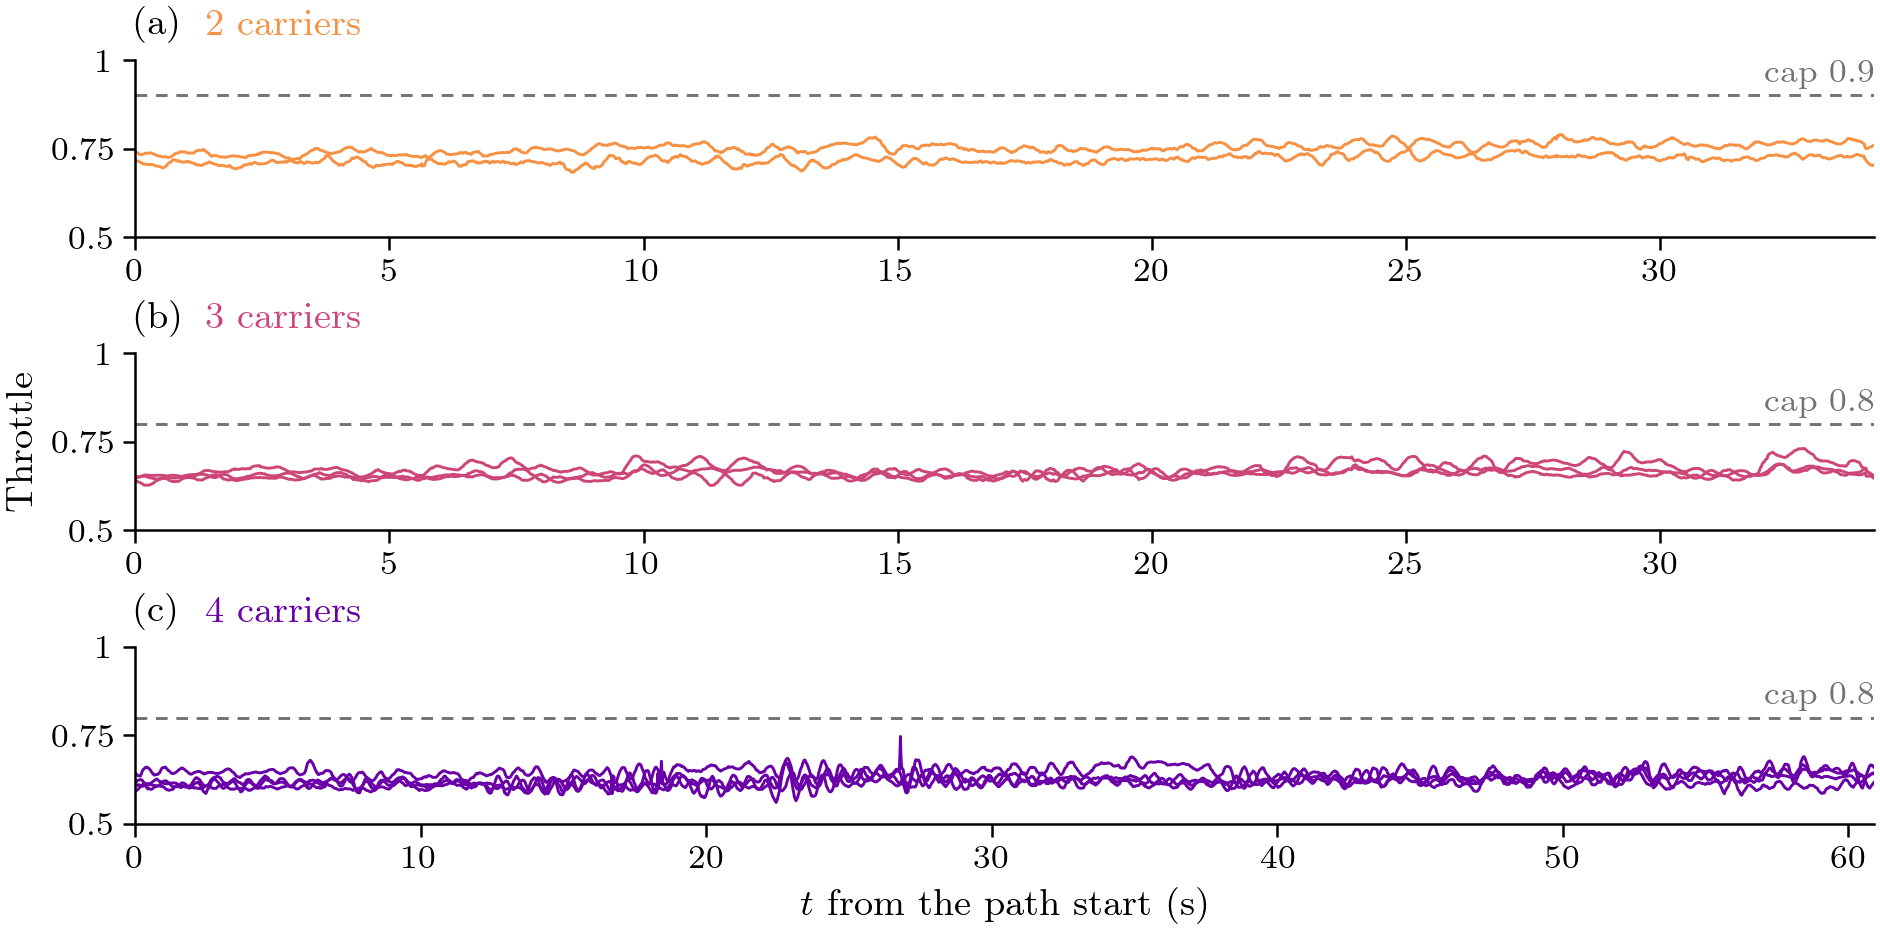

Generate this figure with Python:
#!/usr/bin/env python3
"""Each carrier's throttle against its cap on the rig's figure-8, with 2, 3 and 4 carriers.

Message: no carrier reached its cap. A carrier of four flew at about 0.62 (cap 0.8), of three at about 0.66 (cap 0.8);
the pair flew at 0.72-0.75 with its cap raised to 0.9, so the pair has the least margin: the default 0.8 cap would
have left 0.01-0.05.
Two designs (Wesley picks):
  fig_throttle_box   one row per carrier, grouped by fleet size, in its colour: the throttle's spread (box: quartiles,
                     whiskers 5-95 %, the peak as a dot) against the cap (grey dashed tick).
  fig_throttle       (a-c) one panel per fleet size: each carrier's throttle in time, in its fleet colour, and the cap.
Throttle: the tracker's thr_out, the command sent to the flight controller (the thrust offset and the battery term
included), over the scored path (n2_bands' window). Cap: the tracker's throttle_max (params.json).
"""
import glob
import json
import os
import sys

import numpy as np

sys.path.insert(0, os.path.dirname(os.path.abspath(__file__)))
import best_style as S  # noqa: E402
import best_data as B  # noqa: E402


def throttle(n):
    f = B.Flight(B.RIG_BEST[('figure-8', n)])
    s = B.path_parts(f)
    w0, w1 = s['window']
    cap = json.load(open(glob.glob(os.path.join(f.logs, 'logs', 'tracker', 'drone0_*', 'params.json'))[0]))['throttle_max']
    out = []
    for i, d in f.trackers().items():
        m = (d.t >= w0) & (d.t <= w1)
        out.append((d.t[m].to_numpy() - w0, d.thr_out[m].to_numpy()))
    return out, float(cap)


def main():
    data = {n: throttle(n) for n in (2, 3, 4)}
    for n, (tr, cap) in data.items():
        print(n, 'cap', cap, ' '.join(f'd{i}: med {np.median(x):.3f} max {np.max(x):.3f}' for i, (_, x) in enumerate(tr)))

    S.setup()
    fig = S.figure('full', 3.1)
    axs = fig.subplots(3, 1, sharey=True)
    for ax, n in zip(axs, (2, 3, 4)):
        tr, cap = data[n]
        for t, x in tr:
            ax.plot(t, x, color=S.FLEET_COLOUR[n], lw=S.LW_CTX)
        S.ref_line(ax, cap, f'cap {cap:.1f}', x=1.0, ha='right', va='bottom')
        ax.set_xlim(0, max(t[-1] for t, _ in tr))
        S.fleet_panel(ax, chr(ord('a') + n - 2), n)
    axs[0].set_ylim(0.5, 1.0)
    axs[0].set_yticks([0.5, 0.75, 1.0])
    axs[1].set_ylabel('Throttle')
    axs[2].set_xlabel(r'$t$ from the path start (s)')
    fig.align_ylabels(axs)
    S.g_ticks(*axs, which='y')
    S.save(fig, 'fig_throttle')

    from matplotlib.patches import Rectangle
    S.setup()
    fig = S.figure('full', 2.3)
    ax = fig.subplots()
    y, ticks, labels = 0.0, [], []
    for n in (2, 3, 4):
        tr, cap = data[n]
        c = S.FLEET_COLOUR[n]
        ys = []
        for i, (_, x) in enumerate(tr):
            p5, q1, med, q3, p95 = np.percentile(x, [5, 25, 50, 75, 95])
            ax.plot([p5, q1], [y, y], color=c, lw=S.LW_CTX)
            ax.plot([q3, p95], [y, y], color=c, lw=S.LW_CTX)
            ax.add_patch(Rectangle((q1, y - 0.3), q3 - q1, 0.6, fc=S.tint(c, 0.3), ec=c, lw=S.LW_CTX))
            ax.plot([med, med], [y - 0.3, y + 0.3], color=c, lw=S.LW_HERO)
            ax.plot(np.max(x), y, 'o', ms=2.4, color=c)
            ys.append(y)
            y -= 1.0
        ax.plot([cap, cap], [ys[0] + 0.5, ys[-1] - 0.5], **S.REF)
        ticks.append(np.mean(ys))
        labels.append(f'{n} carriers')
        y -= 0.8
    ax.annotate('cap', xy=(data[2][1], 0.5), xytext=(0, 2), textcoords='offset points', ha='center', va='bottom',
                fontsize=8, color=S.GREY)
    ax.set_yticks(ticks, labels)
    for t, n in zip(ax.get_yticklabels(), (2, 3, 4)):
        t.set_color(S.FLEET_COLOUR[n])
    ax.tick_params(axis='y', length=0)
    ax.set_xlim(0.5, 1.0)
    ax.set_xticks([0.5, 0.6, 0.7, 0.8, 0.9, 1.0])
    ax.set_xlabel('Throttle on the figure-8')
    S.g_ticks(ax, which='x')
    S.save(fig, 'fig_throttle_box')


if __name__ == '__main__':
    main()
